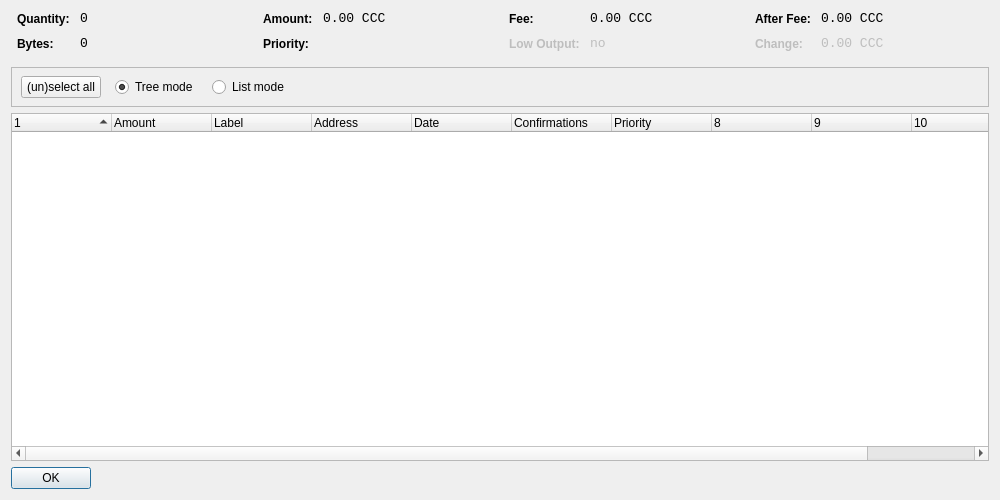
<?xml version="1.0" encoding="UTF-8"?>
<ui version="4.0">
 <class>CoinControlDialog</class>
 <widget class="QDialog" name="CoinControlDialog">
  <property name="geometry">
   <rect>
    <x>0</x>
    <y>0</y>
    <width>1000</width>
    <height>500</height>
   </rect>
  </property>
  <property name="windowTitle">
   <string>Coin Control</string>
  </property>
  <layout class="QVBoxLayout" name="verticalLayout">
   <item>
    <layout class="QHBoxLayout" name="horizontalLayoutTop" stretch="0,0,0,0">
     <property name="topMargin">
      <number>0</number>
     </property>
     <property name="bottomMargin">
      <number>10</number>
     </property>
     <item>
      <layout class="QFormLayout" name="formLayoutCoinControl1">
       <property name="horizontalSpacing">
        <number>10</number>
       </property>
       <property name="verticalSpacing">
        <number>10</number>
       </property>
       <property name="leftMargin">
        <number>6</number>
       </property>
       <property name="rightMargin">
        <number>6</number>
       </property>
       <item row="0" column="0">
        <widget class="QLabel" name="labelCoinControlQuantityText">
         <property name="styleSheet">
          <string notr="true">font-weight:bold;</string>
         </property>
         <property name="text">
          <string>Quantity:</string>
         </property>
        </widget>
       </item>
       <item row="0" column="1">
        <widget class="QLabel" name="labelCoinControlQuantity">
         <property name="font">
          <font>
           <family>Monospace</family>
           <pointsize>10</pointsize>
          </font>
         </property>
         <property name="cursor">
          <cursorShape>IBeamCursor</cursorShape>
         </property>
         <property name="contextMenuPolicy">
          <enum>Qt::ActionsContextMenu</enum>
         </property>
         <property name="text">
          <string>0</string>
         </property>
         <property name="textInteractionFlags">
          <set>Qt::LinksAccessibleByMouse|Qt::TextSelectableByKeyboard|Qt::TextSelectableByMouse</set>
         </property>
        </widget>
       </item>
       <item row="1" column="0">
        <widget class="QLabel" name="labelCoinControlBytesText">
         <property name="styleSheet">
          <string notr="true">font-weight:bold;</string>
         </property>
         <property name="text">
          <string>Bytes:</string>
         </property>
        </widget>
       </item>
       <item row="1" column="1">
        <widget class="QLabel" name="labelCoinControlBytes">
         <property name="font">
          <font>
           <family>Monospace</family>
           <pointsize>10</pointsize>
          </font>
         </property>
         <property name="cursor">
          <cursorShape>IBeamCursor</cursorShape>
         </property>
         <property name="contextMenuPolicy">
          <enum>Qt::ActionsContextMenu</enum>
         </property>
         <property name="text">
          <string>0</string>
         </property>
         <property name="textInteractionFlags">
          <set>Qt::LinksAccessibleByMouse|Qt::TextSelectableByKeyboard|Qt::TextSelectableByMouse</set>
         </property>
        </widget>
       </item>
      </layout>
     </item>
     <item>
      <layout class="QFormLayout" name="formLayoutCoinControl2">
       <property name="horizontalSpacing">
        <number>10</number>
       </property>
       <property name="verticalSpacing">
        <number>10</number>
       </property>
       <property name="leftMargin">
        <number>6</number>
       </property>
       <property name="rightMargin">
        <number>6</number>
       </property>
       <item row="0" column="0">
        <widget class="QLabel" name="labelCoinControlAmountText">
         <property name="styleSheet">
          <string notr="true">font-weight:bold;</string>
         </property>
         <property name="text">
          <string>Amount:</string>
         </property>
        </widget>
       </item>
       <item row="0" column="1">
        <widget class="QLabel" name="labelCoinControlAmount">
         <property name="font">
          <font>
           <family>Monospace</family>
           <pointsize>10</pointsize>
          </font>
         </property>
         <property name="cursor">
          <cursorShape>IBeamCursor</cursorShape>
         </property>
         <property name="contextMenuPolicy">
          <enum>Qt::ActionsContextMenu</enum>
         </property>
         <property name="text">
          <string>0.00 CCC</string>
         </property>
         <property name="textInteractionFlags">
          <set>Qt::LinksAccessibleByMouse|Qt::TextSelectableByKeyboard|Qt::TextSelectableByMouse</set>
         </property>
        </widget>
       </item>
       <item row="1" column="0">
        <widget class="QLabel" name="labelCoinControlPriorityText">
         <property name="styleSheet">
          <string notr="true">font-weight:bold;</string>
         </property>
         <property name="text">
          <string>Priority:</string>
         </property>
        </widget>
       </item>
       <item row="1" column="1">
        <widget class="QLabel" name="labelCoinControlPriority">
         <property name="font">
          <font>
           <family>Monospace</family>
           <pointsize>10</pointsize>
          </font>
         </property>
         <property name="cursor">
          <cursorShape>IBeamCursor</cursorShape>
         </property>
         <property name="contextMenuPolicy">
          <enum>Qt::ActionsContextMenu</enum>
         </property>
         <property name="text">
          <string/>
         </property>
         <property name="textInteractionFlags">
          <set>Qt::LinksAccessibleByMouse|Qt::TextSelectableByKeyboard|Qt::TextSelectableByMouse</set>
         </property>
        </widget>
       </item>
      </layout>
     </item>
     <item>
      <layout class="QFormLayout" name="formLayoutCoinControl3">
       <property name="horizontalSpacing">
        <number>10</number>
       </property>
       <property name="verticalSpacing">
        <number>10</number>
       </property>
       <property name="leftMargin">
        <number>6</number>
       </property>
       <property name="rightMargin">
        <number>6</number>
       </property>
       <item row="0" column="0">
        <widget class="QLabel" name="labelCoinControlFeeText">
         <property name="styleSheet">
          <string notr="true">font-weight:bold;</string>
         </property>
         <property name="text">
          <string>Fee:</string>
         </property>
        </widget>
       </item>
       <item row="0" column="1">
        <widget class="QLabel" name="labelCoinControlFee">
         <property name="font">
          <font>
           <family>Monospace</family>
           <pointsize>10</pointsize>
          </font>
         </property>
         <property name="cursor">
          <cursorShape>IBeamCursor</cursorShape>
         </property>
         <property name="contextMenuPolicy">
          <enum>Qt::ActionsContextMenu</enum>
         </property>
         <property name="text">
          <string>0.00 CCC</string>
         </property>
         <property name="textInteractionFlags">
          <set>Qt::LinksAccessibleByMouse|Qt::TextSelectableByKeyboard|Qt::TextSelectableByMouse</set>
         </property>
        </widget>
       </item>
       <item row="1" column="0">
        <widget class="QLabel" name="labelCoinControlLowOutputText">
         <property name="enabled">
          <bool>false</bool>
         </property>
         <property name="styleSheet">
          <string notr="true">font-weight:bold;</string>
         </property>
         <property name="text">
          <string>Low Output:</string>
         </property>
        </widget>
       </item>
       <item row="1" column="1">
        <widget class="QLabel" name="labelCoinControlLowOutput">
         <property name="enabled">
          <bool>false</bool>
         </property>
         <property name="font">
          <font>
           <family>Monospace</family>
           <pointsize>10</pointsize>
          </font>
         </property>
         <property name="cursor">
          <cursorShape>IBeamCursor</cursorShape>
         </property>
         <property name="contextMenuPolicy">
          <enum>Qt::ActionsContextMenu</enum>
         </property>
         <property name="text">
          <string>no</string>
         </property>
         <property name="textInteractionFlags">
          <set>Qt::LinksAccessibleByMouse|Qt::TextSelectableByKeyboard|Qt::TextSelectableByMouse</set>
         </property>
        </widget>
       </item>
      </layout>
     </item>
     <item>
      <layout class="QFormLayout" name="formLayoutCoinControl4">
       <property name="horizontalSpacing">
        <number>10</number>
       </property>
       <property name="verticalSpacing">
        <number>10</number>
       </property>
       <property name="leftMargin">
        <number>6</number>
       </property>
       <property name="rightMargin">
        <number>6</number>
       </property>
       <item row="0" column="0">
        <widget class="QLabel" name="labelCoinControlAfterFeeText">
         <property name="styleSheet">
          <string notr="true">font-weight:bold;</string>
         </property>
         <property name="text">
          <string>After Fee:</string>
         </property>
        </widget>
       </item>
       <item row="0" column="1">
        <widget class="QLabel" name="labelCoinControlAfterFee">
         <property name="font">
          <font>
           <family>Monospace</family>
           <pointsize>10</pointsize>
          </font>
         </property>
         <property name="cursor">
          <cursorShape>IBeamCursor</cursorShape>
         </property>
         <property name="contextMenuPolicy">
          <enum>Qt::ActionsContextMenu</enum>
         </property>
         <property name="text">
          <string>0.00 CCC</string>
         </property>
         <property name="textInteractionFlags">
          <set>Qt::LinksAccessibleByMouse|Qt::TextSelectableByKeyboard|Qt::TextSelectableByMouse</set>
         </property>
        </widget>
       </item>
       <item row="1" column="0">
        <widget class="QLabel" name="labelCoinControlChangeText">
         <property name="enabled">
          <bool>false</bool>
         </property>
         <property name="styleSheet">
          <string notr="true">font-weight:bold;</string>
         </property>
         <property name="text">
          <string>Change:</string>
         </property>
        </widget>
       </item>
       <item row="1" column="1">
        <widget class="QLabel" name="labelCoinControlChange">
         <property name="enabled">
          <bool>false</bool>
         </property>
         <property name="font">
          <font>
           <family>Monospace</family>
           <pointsize>10</pointsize>
          </font>
         </property>
         <property name="cursor">
          <cursorShape>IBeamCursor</cursorShape>
         </property>
         <property name="contextMenuPolicy">
          <enum>Qt::ActionsContextMenu</enum>
         </property>
         <property name="text">
          <string>0.00 CCC</string>
         </property>
         <property name="textInteractionFlags">
          <set>Qt::LinksAccessibleByMouse|Qt::TextSelectableByKeyboard|Qt::TextSelectableByMouse</set>
         </property>
        </widget>
       </item>
      </layout>
     </item>
    </layout>
   </item>
   <item>
    <widget class="QFrame" name="frame">
     <property name="minimumSize">
      <size>
       <width>0</width>
       <height>40</height>
      </size>
     </property>
     <property name="frameShape">
      <enum>QFrame::StyledPanel</enum>
     </property>
     <property name="frameShadow">
      <enum>QFrame::Sunken</enum>
     </property>
     <widget class="QWidget" name="horizontalLayoutWidget">
      <property name="geometry">
       <rect>
        <x>10</x>
        <y>0</y>
        <width>781</width>
        <height>41</height>
       </rect>
      </property>
      <layout class="QHBoxLayout" name="horizontalLayoutPanel" stretch="0,0,0,0,0">
       <property name="spacing">
        <number>14</number>
       </property>
       <item>
        <widget class="QPushButton" name="pushButtonSelectAll">
         <property name="sizePolicy">
          <sizepolicy hsizetype="Maximum" vsizetype="Fixed">
           <horstretch>0</horstretch>
           <verstretch>0</verstretch>
          </sizepolicy>
         </property>
         <property name="text">
          <string>(un)select all</string>
         </property>
        </widget>
       </item>
       <item>
        <widget class="QRadioButton" name="radioTreeMode">
         <property name="sizePolicy">
          <sizepolicy hsizetype="Maximum" vsizetype="Fixed">
           <horstretch>0</horstretch>
           <verstretch>0</verstretch>
          </sizepolicy>
         </property>
         <property name="text">
          <string>Tree mode</string>
         </property>
         <property name="checked">
          <bool>true</bool>
         </property>
        </widget>
       </item>
       <item>
        <widget class="QRadioButton" name="radioListMode">
         <property name="sizePolicy">
          <sizepolicy hsizetype="Maximum" vsizetype="Fixed">
           <horstretch>0</horstretch>
           <verstretch>0</verstretch>
          </sizepolicy>
         </property>
         <property name="text">
          <string>List mode</string>
         </property>
        </widget>
       </item>
       <item>
        <spacer name="horizontalSpacer">
         <property name="orientation">
          <enum>Qt::Horizontal</enum>
         </property>
         <property name="sizeHint" stdset="0">
          <size>
           <width>40</width>
           <height>20</height>
          </size>
         </property>
        </spacer>
       </item>
      </layout>
     </widget>
    </widget>
   </item>
   <item>
    <widget class="CoinControlTreeWidget" name="treeWidget">
     <property name="contextMenuPolicy">
      <enum>Qt::CustomContextMenu</enum>
     </property>
     <property name="sortingEnabled">
      <bool>false</bool>
     </property>
     <property name="columnCount">
      <number>11</number>
     </property>
     <attribute name="headerShowSortIndicator" stdset="0">
      <bool>true</bool>
     </attribute>
     <attribute name="headerStretchLastSection">
      <bool>false</bool>
     </attribute>
     <column>
      <property name="text">
       <string/>
      </property>
     </column>
     <column>
      <property name="text">
       <string>Amount</string>
      </property>
     </column>
     <column>
      <property name="text">
       <string>Label</string>
      </property>
     </column>
     <column>
      <property name="text">
       <string>Address</string>
      </property>
     </column>
     <column>
      <property name="text">
       <string>Date</string>
      </property>
     </column>
     <column>
      <property name="text">
       <string>Confirmations</string>
      </property>
      <property name="toolTip">
       <string>Confirmed</string>
      </property>
     </column>
     <column>
      <property name="text">
       <string>Priority</string>
      </property>
     </column>
     <column>
      <property name="text">
       <string/>
      </property>
     </column>
     <column>
      <property name="text">
       <string/>
      </property>
     </column>
     <column>
      <property name="text">
       <string/>
      </property>
     </column>
     <column>
      <property name="text">
       <string/>
      </property>
     </column>
    </widget>
   </item>
   <item>
    <widget class="QDialogButtonBox" name="buttonBox">
     <property name="sizePolicy">
      <sizepolicy hsizetype="Maximum" vsizetype="Fixed">
       <horstretch>0</horstretch>
       <verstretch>0</verstretch>
      </sizepolicy>
     </property>
     <property name="orientation">
      <enum>Qt::Horizontal</enum>
     </property>
     <property name="standardButtons">
      <set>QDialogButtonBox::Ok</set>
     </property>
    </widget>
   </item>
  </layout>
 </widget>
 <customwidgets>
  <customwidget>
   <class>CoinControlTreeWidget</class>
   <extends>QTreeWidget</extends>
   <header>coincontroltreewidget.h</header>
  </customwidget>
 </customwidgets>
 <resources/>
 <connections/>
</ui>
